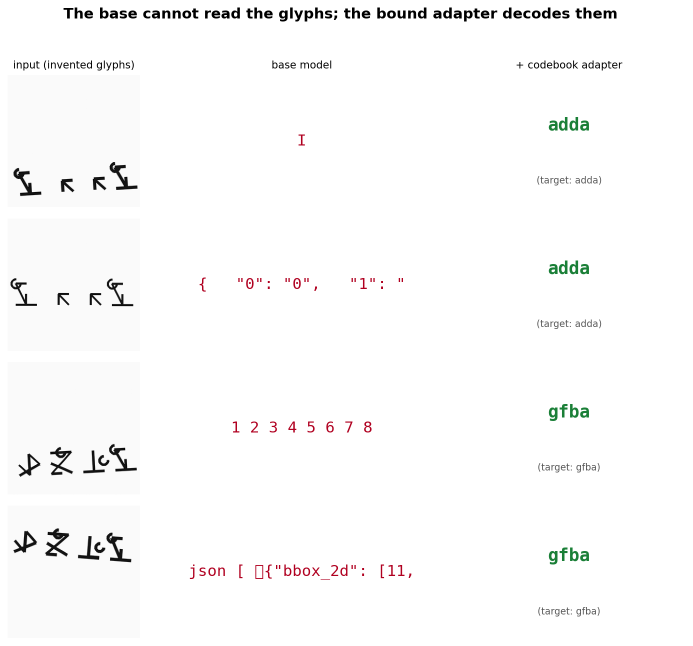
#> input picture supplement_codebook/FIG_decode_strip.png, 1386 x 1291 px (shown at 1/2 size)
$ python -i make_data_figures.py   (imports and definitions only)
#> lines starting #> are read from the running program, lines starting #| are printed output that depends on the picture; after the words box and inside, x2 and y2 are one past the last pixel; in counts of white or black regions, pixels touching at a corner belong together
#!/usr/bin/env python3
"""Rebuild the two DATA-BACKED paper figures (glyph_key, decode_strip) from their raws.

WHY THIS FILE EXISTS. These two figures were first built by an inline heredoc that was not kept,
so the figures could not be regenerated -- a Rule 35 violation (an instrument that produces a
load-bearing result is part of the result). Everything drawn here is read from disk at run time:

  glyph map    ane-mutable-adapters/vision/data_codebook_n1/compose.jsonl   (combo id -> letter)
  glyph images ane-mutable-adapters/vision/data_codebook_n1/compose/*.png   (one per symbol)
  decode rows  ane-mutable-weights/supplement_codebook/RESULT_codebook_ane_raw_all.json
  decode input ane-mutable-adapters/vision/data_codebook/compose/*.png

NOTHING IS TYPED IN. The symbol->letter map is DERIVED from the corpus, not hardcoded, so a
regenerated corpus cannot silently disagree with the figure. Model outputs are quoted verbatim
from the raw (only ``` fences stripped and newlines collapsed, so a multi-line emission fits one
line); the truncation marker is visible when it happens.

DECLUTTER (operator direction 2026-08-25): no eyebrow, no title, no footer statistics. The paper's
caption under each figure carries that context already, and duplicating it in the image competes
with the thing the figure is for. What stays is the evidence: glyphs, arrows, letters, emissions.

    python3 make_data_figures.py          write glyph_key.html + decode_strip.html
    python3 make_data_figures.py --render also render both to .png via headless Chrome
"""
import base64, json, os, subprocess, sys

HERE = os.path.dirname(os.path.abspath(__file__))
ROOT = os.path.dirname(os.path.dirname(HERE))
N1   = os.path.join(ROOT, "ane-mutable-adapters/vision/data_codebook_n1")
CB   = os.path.join(ROOT, "ane-mutable-adapters/vision/data_codebook")
RAW  = os.path.join(ROOT, "ane-mutable-weights/supplement_codebook/RESULT_codebook_ane_raw_all.json")

INK, MUTED, CORAL, PAPER = "#2d3142", "#4f5d75", "#eb6c36", "#f5f5f5"
FONTS = ("<link rel='stylesheet' href='https://fonts.googleapis.com/css2?"
         "family=Geist:wght@400;500;600&family=Geist+Mono:wght@400;500&display=swap'>")
SANS = "'Geist',system-ui,-apple-system,sans-serif"
MONO = "'Geist Mono',ui-monospace,monospace"


# [160 lines left out: functions b64, clean, glyph_map, build_glyph_key, build_decode, render, not called in this run]


# [10 lines not run here, left out]


def autocrop_png(path, pad=48, page=(245, 245, 245), tol=3):
    """Trim a rendered figure to its content box plus a uniform margin.

    Done on the RASTER rather than by guessing a viewBox: an SVG can carry invisible elements at
    y=0 that make a source-level bound wrong in either direction, and over-cropping would clip
    real content. Anything differing from the #f5f5f5 page by more than `tol` counts as content
    (white tiles included, which is intended). Idempotent: re-running on a cropped file is a
    no-op, so every figure ends up with the same margin.
    """
#> called with path = 'FIG_decode_strip.png', pad = 48, page = (245, 245, 245), tol = 3
    from PIL import Image, ImageChops
    im = Image.open(path).convert("RGB")
    bg = Image.new("RGB", im.size, page)
#> bg: PIL image 1386x1291 RGB; every value is 245
    mask = ImageChops.difference(im, bg).convert("L").point(lambda v: 255 if v > tol else 0)
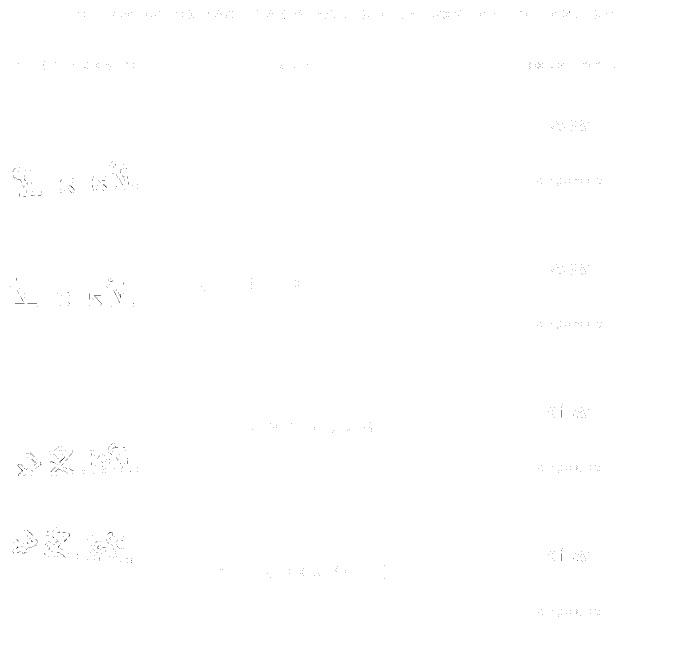
#> mask: PIL image 1386x1291 L (shown at 1/2 size); 99.9% white; black in thin lines or dots, all inside (x1, y1, x2, y2) = (21, 21, 1229, 1233)
    box = mask.getbbox()
#> box = (0, 0, 1386, 1291)
    if not box:
        return im.size
    l, t, r, b = box
#> l = 0; t = 0; r = 1386; b = 1291
    out = Image.new("RGB", (r - l + 2 * pad, b - t + 2 * pad), page)
#> out: PIL image 1482x1387 RGB; every value is 245
    out.paste(im.crop((l, t, r, b)), (pad, pad))
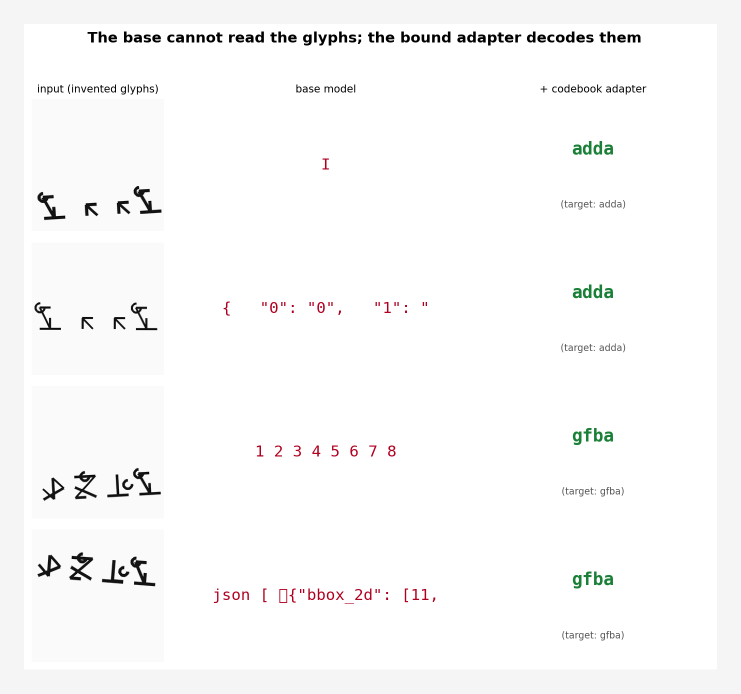
#> out: PIL image 1482x1387 RGB (shown at 1/2 size); mean R, G, B 249.5, 249.3, 249.3
    out.save(path)
    return out.size

>>> result = autocrop_png('FIG_decode_strip.png')
#> result = (1482, 1387)
